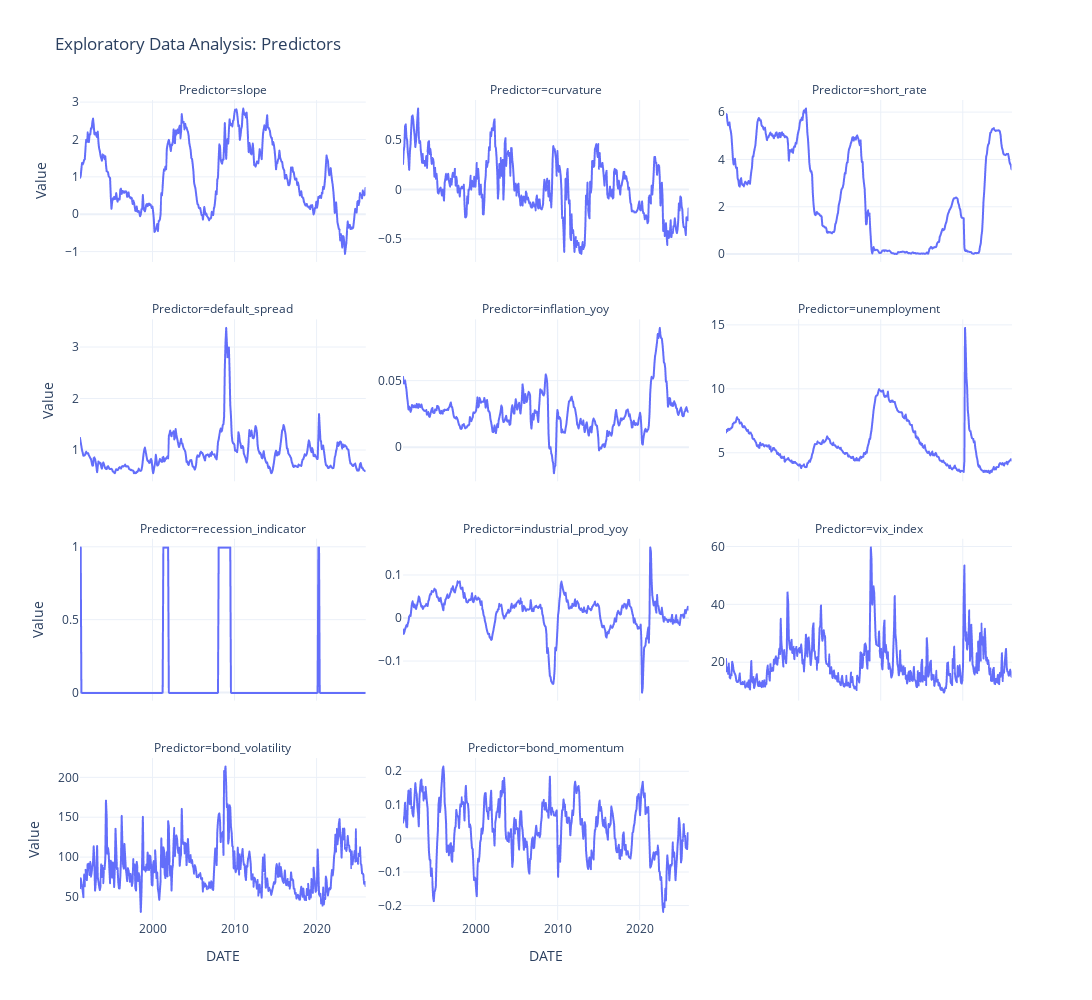

This figure's notebook cell:
### Code cell
predictors = ['slope', 'curvature', 'short_rate', 'default_spread', 'inflation_yoy', 'unemployment', 
              'recession_indicator', 'industrial_prod_yoy', 'vix_index', 'bond_volatility', 'bond_momentum']

df_long = df_final[predictors].reset_index().melt(
    id_vars='DATE', 
    value_vars=predictors,
    var_name='Predictor', 
    value_name='Value'
)

fig = px.line(
    df_long, 
    x='DATE', 
    y='Value', 
    facet_col='Predictor', 
    facet_col_wrap=3,
    facet_col_spacing=0.04,
    height=1000,
    width=1100,
    title='Exploratory Data Analysis: Predictors',
    template='plotly_white'
)

fig.update_yaxes(matches=None, showticklabels=True)
fig.update_layout(showlegend=False)

fig.show()

### Figure 1 — Plotly figure (JSON) as saved in the notebook; plotly's stock layout.template omitted (floating-point values rounded to 4 significant figures; data arrays with more than 128 entries replaced by an {"elided": "..."} marker saying what was removed)
{"data": [{"hovertemplate": "Predictor=slope<br>DATE=%{x}<br>Value=%{y}<extra></extra>", "legendgroup": "", "line": {"color": "#636efa", "dash": "solid"}, "marker": {"symbol": "circle"}, "mode": "lines", "name": "", "showlegend": false, "type": "scattergl", "x": {"elided": "419 str values"}, "xaxis": "x10", "y": {"elided": "419 float values"}, "yaxis": "y10"}, {"hovertemplate": "Predictor=curvature<br>DATE=%{x}<br>Value=%{y}<extra></extra>", "legendgroup": "", "line": {"color": "#636efa", "dash": "solid"}, "marker": {"symbol": "circle"}, "mode": "lines", "name": "", "showlegend": false, "type": "scattergl", "x": {"elided": "419 str values"}, "xaxis": "x11", "y": {"elided": "419 float values"}, "yaxis": "y11"}, {"hovertemplate": "Predictor=short_rate<br>DATE=%{x}<br>Value=%{y}<extra></extra>", "legendgroup": "", "line": {"color": "#636efa", "dash": "solid"}, "marker": {"symbol": "circle"}, "mode": "lines", "name": "", "showlegend": false, "type": "scattergl", "x": {"elided": "419 str values"}, "xaxis": "x12", "y": {"elided": "419 float values"}, "yaxis": "y12"}, {"hovertemplate": "Predictor=default_spread<br>DATE=%{x}<br>Value=%{y}<extra></extra>", "legendgroup": "", "line": {"color": "#636efa", "dash": "solid"}, "marker": {"symbol": "circle"}, "mode": "lines", "name": "", "showlegend": false, "type": "scattergl", "x": {"elided": "419 str values"}, "xaxis": "x7", "y": {"elided": "419 float values"}, "yaxis": "y7"}, {"hovertemplate": "Predictor=inflation_yoy<br>DATE=%{x}<br>Value=%{y}<extra></extra>", "legendgroup": "", "line": {"color": "#636efa", "dash": "solid"}, "marker": {"symbol": "circle"}, "mode": "lines", "name": "", "showlegend": false, "type": "scattergl", "x": {"elided": "419 str values"}, "xaxis": "x8", "y": {"elided": "419 float values"}, "yaxis": "y8"}, {"hovertemplate": "Predictor=unemployment<br>DATE=%{x}<br>Value=%{y}<extra></extra>", "legendgroup": "", "line": {"color": "#636efa", "dash": "solid"}, "marker": {"symbol": "circle"}, "mode": "lines", "name": "", "showlegend": false, "type": "scattergl", "x": {"elided": "419 str values"}, "xaxis": "x9", "y": {"elided": "419 float values"}, "yaxis": "y9"}, {"hovertemplate": "Predictor=recession_indicator<br>DATE=%{x}<br>Value=%{y}<extra></extra>", "legendgroup": "", "line": {"color": "#636efa", "dash": "solid"}, "marker": {"symbol": "circle"}, "mode": "lines", "name": "", "showlegend": false, "type": "scattergl", "x": {"elided": "419 str values"}, "xaxis": "x4", "y": {"elided": "419 int values"}, "yaxis": "y4"}, {"hovertemplate": "Predictor=industrial_prod_yoy<br>DATE=%{x}<br>Value=%{y}<extra></extra>", "legendgroup": "", "line": {"color": "#636efa", "dash": "solid"}, "marker": {"symbol": "circle"}, "mode": "lines", "name": "", "showlegend": false, "type": "scattergl", "x": {"elided": "419 str values"}, "xaxis": "x5", "y": {"elided": "419 float values"}, "yaxis": "y5"}, {"hovertemplate": "Predictor=vix_index<br>DATE=%{x}<br>Value=%{y}<extra></extra>", "legendgroup": "", "line": {"color": "#636efa", "dash": "solid"}, "marker": {"symbol": "circle"}, "mode": "lines", "name": "", "showlegend": false, "type": "scattergl", "x": {"elided": "419 str values"}, "xaxis": "x6", "y": {"elided": "419 float values"}, "yaxis": "y6"}, {"hovertemplate": "Predictor=bond_volatility<br>DATE=%{x}<br>Value=%{y}<extra></extra>", "legendgroup": "", "line": {"color": "#636efa", "dash": "solid"}, "marker": {"symbol": "circle"}, "mode": "lines", "name": "", "showlegend": false, "type": "scattergl", "x": {"elided": "419 str values"}, "xaxis": "x", "y": {"elided": "419 float values"}, "yaxis": "y"}, {"hovertemplate": "Predictor=bond_momentum<br>DATE=%{x}<br>Value=%{y}<extra></extra>", "legendgroup": "", "line": {"color": "#636efa", "dash": "solid"}, "marker": {"symbol": "circle"}, "mode": "lines", "name": "", "showlegend": false, "type": "scattergl", "x": {"elided": "419 str values"}, "xaxis": "x2", "y": {"elided": "419 float values"}, "yaxis": "y2"}], "layout": {"annotations": [{"font": {}, "showarrow": false, "text": "Predictor=bond_volatility", "x": 0.1533, "xanchor": "center", "xref": "paper", "y": 0.1975, "yanchor": "bottom", "yref": "paper"}, {"font": {}, "showarrow": false, "text": "Predictor=bond_momentum", "x": 0.5, "xanchor": "center", "xref": "paper", "y": 0.1975, "yanchor": "bottom", "yref": "paper"}, {"font": {}, "showarrow": false, "text": "Predictor=recession_indicator", "x": 0.1533, "xanchor": "center", "xref": "paper", "y": 0.465, "yanchor": "bottom", "yref": "paper"}, {"font": {}, "showarrow": false, "text": "Predictor=industrial_prod_yoy", "x": 0.5, "xanchor": "center", "xref": "paper", "y": 0.465, "yanchor": "bottom", "yref": "paper"}, {"font": {}, "showarrow": false, "text": "Predictor=vix_index", "x": 0.8467, "xanchor": "center", "xref": "paper", "y": 0.465, "yanchor": "bottom", "yref": "paper"}, {"font": {}, "showarrow": false, "text": "Predictor=default_spread", "x": 0.1533, "xanchor": "center", "xref": "paper", "y": 0.7325, "yanchor": "bottom", "yref": "paper"}, {"font": {}, "showarrow": false, "text": "Predictor=inflation_yoy", "x": 0.5, "xanchor": "center", "xref": "paper", "y": 0.7325, "yanchor": "bottom", "yref": "paper"}, {"font": {}, "showarrow": false, "text": "Predictor=unemployment", "x": 0.8467, "xanchor": "center", "xref": "paper", "y": 0.7325, "yanchor": "bottom", "yref": "paper"}, {"font": {}, "showarrow": false, "text": "Predictor=slope", "x": 0.1533, "xanchor": "center", "xref": "paper", "y": 1, "yanchor": "bottom", "yref": "paper"}, {"font": {}, "showarrow": false, "text": "Predictor=curvature", "x": 0.5, "xanchor": "center", "xref": "paper", "y": 1, "yanchor": "bottom", "yref": "paper"}, {"font": {}, "showarrow": false, "text": "Predictor=short_rate", "x": 0.8467, "xanchor": "center", "xref": "paper", "y": 1, "yanchor": "bottom", "yref": "paper"}], "height": 1000, "legend": {"tracegroupgap": 0}, "showlegend": false, "title": {"text": "Exploratory Data Analysis: Predictors"}, "width": 1100, "xaxis": {"anchor": "y", "domain": [0, 0.3067], "title": {"text": "DATE"}}, "xaxis10": {"anchor": "y10", "domain": [0, 0.3067], "matches": "x", "showticklabels": false}, "xaxis11": {"anchor": "y11", "domain": [0.3467, 0.6533], "matches": "x", "showticklabels": false}, "xaxis12": {"anchor": "y12", "domain": [0.6933, 1.0], "matches": "x", "showticklabels": false}, "xaxis2": {"anchor": "y2", "domain": [0.3467, 0.6533], "matches": "x", "title": {"text": "DATE"}}, "xaxis3": {"anchor": "y3", "domain": [0.6933, 1.0], "matches": "x", "title": {"text": "DATE"}}, "xaxis4": {"anchor": "y4", "domain": [0, 0.3067], "matches": "x", "showticklabels": false}, "xaxis5": {"anchor": "y5", "domain": [0.3467, 0.6533], "matches": "x", "showticklabels": false}, "xaxis6": {"anchor": "y6", "domain": [0.6933, 1.0], "matches": "x", "showticklabels": false}, "xaxis7": {"anchor": "y7", "domain": [0, 0.3067], "matches": "x", "showticklabels": false}, "xaxis8": {"anchor": "y8", "domain": [0.3467, 0.6533], "matches": "x", "showticklabels": false}, "xaxis9": {"anchor": "y9", "domain": [0.6933, 1.0], "matches": "x", "showticklabels": false}, "yaxis": {"anchor": "x", "domain": [0, 0.1975], "showticklabels": true, "title": {"text": "Value"}}, "yaxis10": {"anchor": "x10", "domain": [0.8025, 1], "showticklabels": true, "title": {"text": "Value"}}, "yaxis11": {"anchor": "x11", "domain": [0.8025, 1], "showticklabels": true}, "yaxis12": {"anchor": "x12", "domain": [0.8025, 1], "showticklabels": true}, "yaxis2": {"anchor": "x2", "domain": [0, 0.1975], "showticklabels": true}, "yaxis3": {"anchor": "x3", "domain": [0, 0.1975], "showticklabels": true}, "yaxis4": {"anchor": "x4", "domain": [0.2675, 0.465], "showticklabels": true, "title": {"text": "Value"}}, "yaxis5": {"anchor": "x5", "domain": [0.2675, 0.465], "showticklabels": true}, "yaxis6": {"anchor": "x6", "domain": [0.2675, 0.465], "showticklabels": true}, "yaxis7": {"anchor": "x7", "domain": [0.535, 0.7325], "showticklabels": true, "title": {"text": "Value"}}, "yaxis8": {"anchor": "x8", "domain": [0.535, 0.7325], "showticklabels": true}, "yaxis9": {"anchor": "x9", "domain": [0.535, 0.7325], "showticklabels": true}}}
